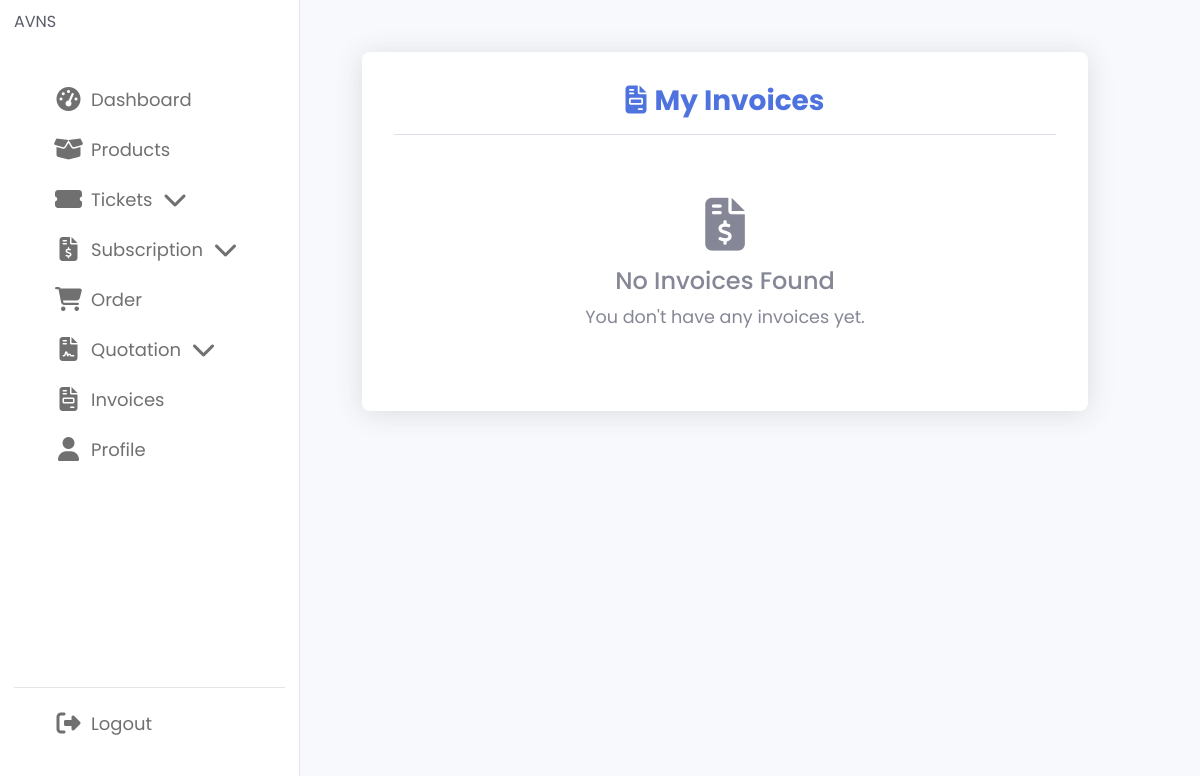
Page /Customer/view_invoices.php (signed in) on the earlier database version.
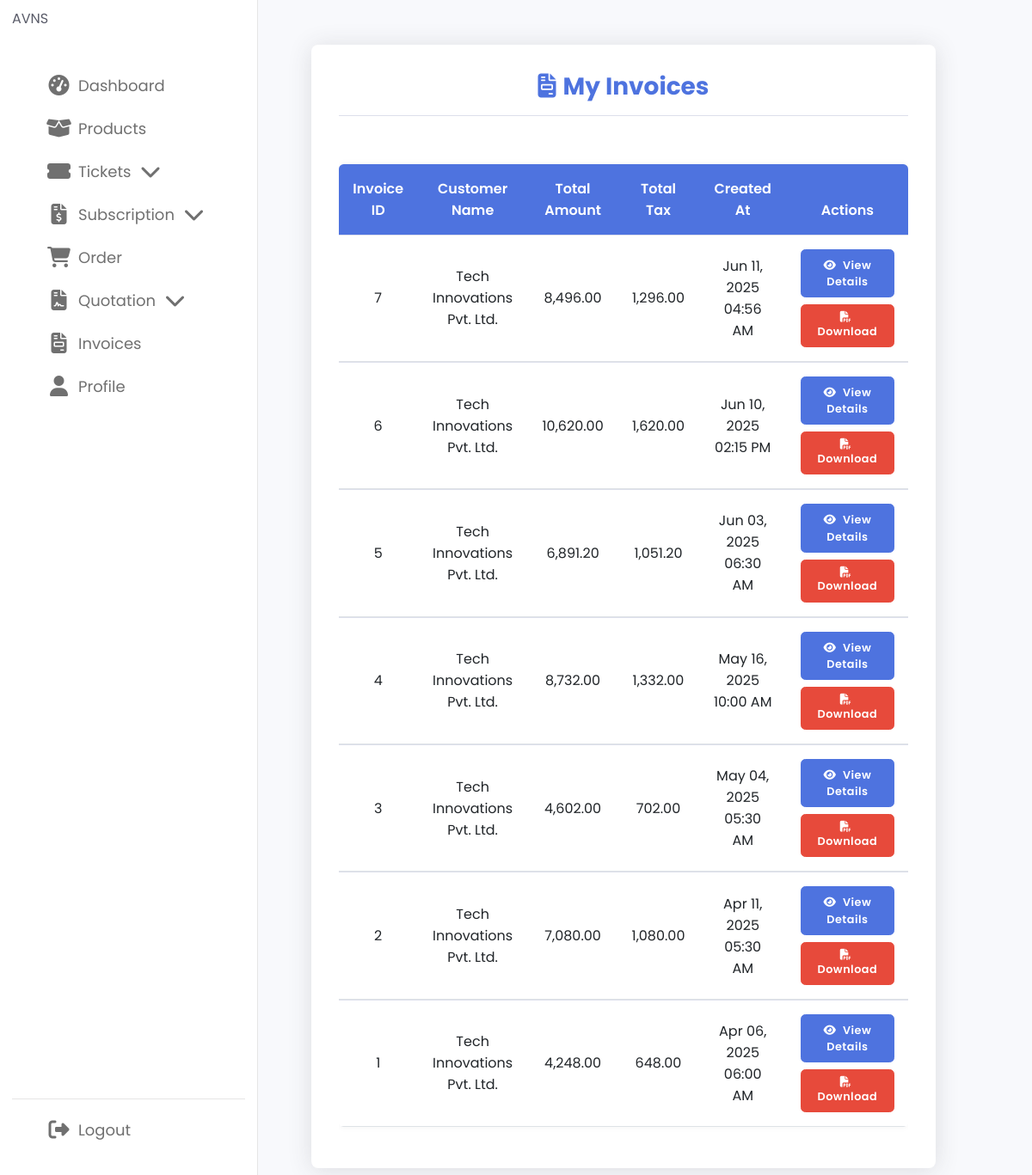
Same page on the later database version.
### tables this page shows
CREATE TABLE `invoices` (
  `id` int(11) NOT NULL,
  `customer_id` int(11) DEFAULT NULL,
  `total_amount` decimal(10,2) DEFAULT NULL,
  `total_tax` decimal(10,2) DEFAULT NULL,
  `created_at` timestamp NOT NULL DEFAULT current_timestamp()
);

CREATE TABLE `customerdistributor` (
  `id` int(11) NOT NULL,
  `companyName` varchar(255) NOT NULL,
  `mailId` varchar(255) NOT NULL,
  `gstType` enum('REGISTERED','UNREGISTERED') NOT NULL,
  `gstNo` varchar(50) DEFAULT NULL,
  `size` enum('SMALL','MEDIUM','LARGE') NOT NULL,
  `address` varchar(255) NOT NULL,
  `itAdmin` varchar(255) NOT NULL,
  `purchase` varchar(255) NOT NULL,
  `ownerName` varchar(255) NOT NULL,
  `mobileNo` varchar(20) NOT NULL,
  `image` varchar(255) DEFAULT NULL,
  `createdAt` datetime DEFAULT current_timestamp(),
  `updatedAt` datetime DEFAULT NULL ON UPDATE current_timestamp(),
  `password` varchar(255) NOT NULL,
  `sectorId` int(11) NOT NULL,
  `otp` varchar(6) DEFAULT NULL,
  `otp_expiry` datetime DEFAULT NULL,
  `reset_token` varchar(255) DEFAULT NULL,
  `reset_token_expiry` datetime DEFAULT NULL
);

### Customer/view_invoices.php (the view, shortened to what this page needs)
<?php
include('CustomerNav.php');
if (isset($_SESSION['user_id'])) {
    $customerId = $_SESSION['user_id'];
} else {
    die("No customer is logged in. Please log in.");
}
include('Config.php');
$invoiceQuery = "
    SELECT
        invoices.id AS invoice_id,
        CustomerDistributor.companyName AS customer_name,
        invoices.total_amount,
        invoices.total_tax,
        invoices.created_at
    FROM invoices
    INNER JOIN CustomerDistributor ON invoices.customer_id = CustomerDistributor.id
    WHERE invoices.customer_id = ?
    ORDER BY invoices.created_at DESC";
$stmt = $conn->prepare($invoiceQuery);
$stmt->bind_param("i", $customerId);
$stmt->execute();
$invoiceResult = $stmt->get_result();
?>
<!DOCTYPE html>
<html lang="en">
<head>
    <link href="https://cdn.jsdelivr.net/npm/bootstrap@5.3.0/dist/css/bootstrap.min.css" rel="stylesheet">
    <link rel="stylesheet" href="https://cdnjs.cloudflare.com/ajax/libs/font-awesome/6.4.0/css/all.min.css">
    <link rel="stylesheet" href="style.css">
</head>
<body>
    <div class="container-fluid">
        <div class="row justify-content-center">
            <div class="col-xl-10 col-lg-12">
                <div class="invoice-container">
                    <h1 class="invoice-header">
                        <i class="fas fa-file-invoice me-2"></i>My Invoices
                    </h1>
                    <?php if ($invoiceResult && $invoiceResult->num_rows > 0): ?>
                        <div class="table-responsive">
                            <table class="table">
                                <thead>
                                    <tr>
                                        <th>Invoice ID</th>
                                        <th>Customer Name</th>
                                        <th>Total Amount</th>
                                        <th>Total Tax</th>
                                        <th>Created At</th>
                                        <th>Actions</th>
                                    </tr>
                                </thead>
                                <tbody>
                                    <?php while ($invoice = $invoiceResult->fetch_assoc()): ?>
                                        <tr>
                                            <td><?= htmlspecialchars($invoice['invoice_id']); ?></td>
                                            <td><?= htmlspecialchars($invoice['customer_name']); ?></td>
                                            <td><?= number_format($invoice['total_amount'], 2); ?></td>
                                            <td><?= number_format($invoice['total_tax'], 2); ?></td>
                                            <td><?= date('M d, Y h:i A', strtotime($invoice['created_at'])); ?></td>
                                            <td>
                                                <div class="action-buttons">
                                                    <a href="view_invoice_details.php?invoice_id=<?= $invoice['invoice_id']; ?>"
                                                       class="btn btn-primary">
                                                        <i class="fas fa-eye me-1"></i> View Details
                                                    </a>
                                                    <a href="download_invoice.php?invoice_id=<?= $invoice['invoice_id']; ?>"
                                                       class="btn btn-danger">
                                                        <i class="fas fa-file-pdf me-1"></i> Download
                                                    </a>
                                                </div>
                                            </td>
                                        </tr>
                                    <?php endwhile; ?>
                                </tbody>
                            </table>
                        </div>
                    <?php else: ?>
                        <div class="empty-state">
                            <i class="fas fa-file-invoice-dollar fa-3x mb-3" style="color: var(--gray);"></i>
                            <h4>No Invoices Found</h4>
                            <p>You don't have any invoices yet.</p>
                        </div>
                    <?php endif; ?>
                </div>
            </div>
        </div>
    </div>
</body>
</html>

### Customer/CustomerNav.php (shortened to what this page needs)
<link rel="stylesheet" href="https://cdnjs.cloudflare.com/ajax/libs/font-awesome/6.4.0/css/all.min.css">
<button class="menu-toggle" id="menuToggle">
    </button>
    <nav class="sidebar" id="sidebar">
        <div class="sidebar-header">
            <span class="logo_name">AVNS</span>
        </div>
        <div class="menu-items">
            <ul class="nav-links">
                <li class="active">
                    <a href="dashboard.php">
                        <i class="fas fa-tachometer-alt"></i>
                        <span class="link-name">Dashboard</span>
                    </a>
                </li>
                <li>
                    <a href="customer_products.php">
                        <i class="fas fa-box-open"></i>
                        <span class="link-name">Products</span>
                    </a>
                </li>
                <li class="dropdown">
                    <a href="#">
                        <i class="fas fa-ticket-alt"></i>
                        <span class="link-name">Tickets</span>
                        <i class="fas fa-chevron-down dropdown-icon"></i>
                    </a>
                </li>
                <li class="dropdown">
                    <a href="#">
                        <i class="fas fa-file-invoice-dollar"></i>
                        <span class="link-name">Subscription</span>
                        <i class="fas fa-chevron-down dropdown-icon"></i>
                    </a>
                </li>
                <li>
                    <a href="view_order.php">
                        <i class="fas fa-shopping-cart"></i>
                        <span class="link-name">Order</span>
                    </a>
                </li>
                <li class="dropdown">
                    <a href="#">
                        <i class="fas fa-file-contract"></i>
                        <span class="link-name">Quotation</span>
                        <i class="fas fa-chevron-down dropdown-icon"></i>
                    </a>
                </li>
                <li>
                    <a href="view_invoices.php">
                        <i class="fas fa-file-invoice"></i>
                        <span class="link-name">Invoices</span>
                    </a>
                </li>
                <li>
                    <a href="profile.php">
                        <i class="fas fa-user"></i>
                        <span class="link-name">Profile</span>
                    </a>
                </li>
            </ul>
            <ul class="logout-mode">
                <li>
                    <a href="../logout.php">
                        <i class="fas fa-sign-out-alt"></i>
                        <span class="link-name">Logout</span>
                    </a>
                </li>
            </ul>
        </div>
    </nav>

### Customer/style.css (style rules this page uses)
* { margin: 0; padding: 0; box-sizing: border-box; font-family: 'Poppins', sans-serif; }
:root { --primary-color: #0E4BF1; --panel-color: #FFF; --text-color: #000; --black-light-color: #707070; --border-color: #e6e5e5; --toggle-color: #DDD; --box1-color: #4DA3FF; --box2-color: #FFE6AC; --box3-color: #E7D1FC; --title-icon-color: #fff; --tran-05: all 0.5s ease; --tran-03: all 0.3s ease; --tran-03: all 0.2s ease; }
body { min-height: 100vh; background-color: var(--primary-color); }
nav { position: fixed; top: 0; left: 0; height: 100%; width: 300px; padding: 10px 14px; background-color: var(--panel-color); border-right: 1px solid var(--border-color); transition: var(--tran-05); }
nav .menu-items { margin-top: 40px; height: calc(100% - 90px); display: flex; flex-direction: column; justify-content: space-between; }
.menu-items li { list-style: none; }
.menu-items li a { display: flex; align-items: center; height: 50px; text-decoration: none; position: relative; }
.menu-items li a i { font-size: 24px; min-width: 45px; height: 100%; display: flex; align-items: center; justify-content: center; color: var(--black-light-color); }
.menu-items li a .link-name { font-size: 18px; font-weight: 400; color: var(--black-light-color); transition: var(--tran-05); }
.menu-items .logout-mode { padding-top: 10px; border-top: 1px solid var(--border-color); }

### Customer/view_invoices.php (style rules this page uses)
:root { --primary: #4e73df; --primary-dark: #2e59d9; --secondary: #f8f9fc; --success: #1cc88a; --danger: #e74a3b; --warning: #f6c23e; --light: #f8f9fc; --dark: #5a5c69; --gray: #858796; --gray-light: #dddfeb; }
body { background-color: #f8f9fc; font-family: 'Nunito', -apple-system, BlinkMacSystemFont, 'Segoe UI', Roboto, 'Helvetica Neue', Arial, sans-serif; color: var(--dark); }
.invoice-container { max-width: 1200px; margin: 2rem auto; padding: 2rem; background: white; border-radius: 0.5rem; box-shadow: 0 0.15rem 1.75rem 0 rgba(58, 59, 69, 0.15); margin-left: 250px; transition: all 0.3s ease; }
.invoice-header { text-align: center; margin-bottom: 2rem; color: var(--primary); font-weight: 700; font-size: 1.75rem; border-bottom: 1px solid var(--gray-light); padding-bottom: 1rem; }
.table { margin-top: 1.5rem; border-collapse: separate; border-spacing: 0; border-radius: 0.35rem; overflow: hidden; box-shadow: 0 0 0.5rem rgba(0, 0, 0, 0.05); }
.table thead th { background-color: var(--primary); color: white; font-weight: 600; border: none; padding: 1rem; text-align: center; }
.table tbody tr { transition: all 0.2s ease; }
.table tbody td { padding: 1rem; vertical-align: middle; border-top: 1px solid var(--gray-light); text-align: center; }
.btn { padding: 0.5rem 1rem; font-weight: 600; letter-spacing: 0.5px; font-size: 0.8rem; border-radius: 0.35rem; transition: all 0.2s ease; }
.btn-primary { background-color: var(--primary); border-color: var(--primary); }
.btn-danger { background-color: var(--danger); border-color: var(--danger); }
.action-buttons { display: flex; flex-wrap: wrap; gap: 0.5rem; justify-content: center; }
.empty-state { text-align: center; padding: 2rem; color: var(--gray); font-size: 1.1rem; }

Differences in the rows shown:
added invoices: id "7", customer.companyName "Tech Innovations Pvt. Ltd.", total_amount "8,496.00", total_tax "1,296.00", created_at "Jun 11, 2025 04:56 AM"
added invoices: id "6", customer.companyName "Tech Innovations Pvt. Ltd.", total_amount "10,620.00", total_tax "1,620.00", created_at "Jun 10, 2025 02:15 PM"
added invoices: id "5", customer.companyName "Tech Innovations Pvt. Ltd.", total_amount "6,891.20", total_tax "1,051.20", created_at "Jun 03, 2025 06:30 AM"
added invoices: id "4", customer.companyName "Tech Innovations Pvt. Ltd.", total_amount "8,732.00", total_tax "1,332.00", created_at "May 16, 2025 10:00 AM"
added invoices: id "3", customer.companyName "Tech Innovations Pvt. Ltd.", total_amount "4,602.00", total_tax "702.00", created_at "May 04, 2025 05:30 AM"
added invoices: id "2", customer.companyName "Tech Innovations Pvt. Ltd.", total_amount "7,080.00", total_tax "1,080.00", created_at "Apr 11, 2025 05:30 AM"
added invoices: id "1", customer.companyName "Tech Innovations Pvt. Ltd.", total_amount "4,248.00", total_tax "648.00", created_at "Apr 06, 2025 06:00 AM"
Other differences:
text no longer shown: "No Invoices Found You don't have any invoices yet."
text now shown: "Invoice ID Customer Name Total Amount Total Tax Created At Actions"
